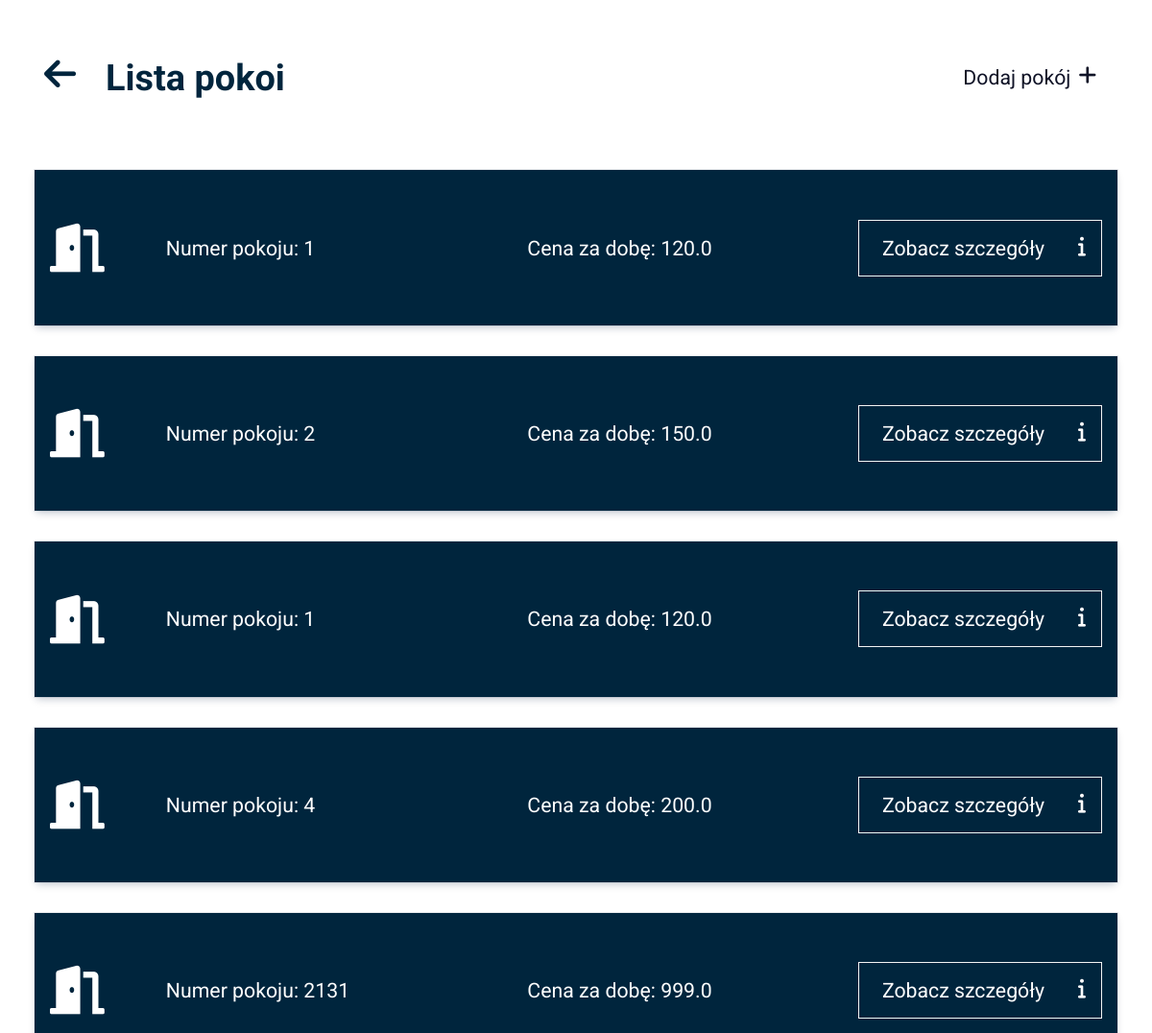
/rooms/, run on the app's committed database.
### myapp/models.py (models this page shows, shortened)
class Room(models.Model):
    price = models.FloatField()
    occupied = models.BooleanField()
    number = models.IntegerField()

### myapp/views.py (the view)
# urls.py: path('rooms/', views.rooms_index, name='rooms'),
def rooms_index(request):
    context = { "rooms": Room.objects.all()} #context, ktory przekazemy do widoku
    return render(request,"myapp/rooms.html",context)

### myapp/templates/myapp/rooms.html
{% extends "myapp/base.html" %} {% block title %} Lista pokoi {% endblock %}
{% block content %}
<div class="actionbar">
  <div class="actionbar--left">
    <div class="actionbar--gridBlock">
      <a href="/"><i class="fas fa-arrow-left greenIcon"></i></a>
      <h1 class="actionbar--header">Lista pokoi</h1>
    </div>
  </div>
  <div class="actionbar--right">
    <a class="btn btn--green" href="{% url 'addNewRoom' %}">
    <i class="fas fa-plus"></i><span class="btn--text">Dodaj pokój</span></a
  >
  </div>
</div>
<div class="content">
  {% for room in rooms %}
  <div
    class="card {% if room.occupied == False %}card--free{% else %}card--occupied{% endif %}"
  >
    <i
      class="fas {% if room.occupied == False %}fa-door-open{% else %}fa-door-closed{% endif %}"
    ></i>
    <p class="card__p">
      <span class="card__text">Numer pokoju: {{room.number}} </span>
    </p>
    <p class="card__p">
  <span class="card__text">Cena za dobę: {{room.price}}</span>
    </p>
    <a
      class="btn {% if room.occupied == False %}card--free btn--primaryBorder btn--width50{% else %}btn--width50 card--occupied btn--secondaryBorder{% endif %}"
      href="{% url 'roomDetails' room.id %}"
      ><i class="fas fa-info"></i><span class="btn--text">Zobacz szczegóły</span></a
    >
  </div>
  {% endfor %}
</div>
{% endblock %}

### myapp/static/css/base/style.css (style rules this page uses)
.actionbar { height: 15vh; width: 94%; display: flex; align-items: center; margin: 0 2.5%; justify-content: space-between; }
.actionbar--left { justify-content: flex-start; }
.actionbar--right { justify-content: flex-end; }
.actionbar--gridBlock { display: grid; grid-template-columns: 4rem 1fr; }
.actionbar--header { color: #00253d; font-size: 2.369rem; padding: 1rem; }
.btn { padding: 1rem; display: flex; text-decoration: none; font-size: 1.33rem; transition: 0.2s all; align-items: flex-start; justify-content: space-between; flex-direction: row-reverse; }
.btn--text { padding: 0 0.5rem 0 0.5rem; }
.btn--width50 { width: 50%; }
.btn--green { color: #101327; }
.btn--primaryBorder { border: 1px solid #f3f4f4; }
.card { display: flex; flex: 100%; max-width: 94%; min-height: 15vh; margin: 1rem 0; padding: 1rem; box-shadow: rgba(9, 30, 66, 0.25) 0px 4px 8px -2px, rgba(9, 30, 66, 0.08) 0px 0px 0px 1px; flex-direction: row; justify-content: center; align-items: center; }
.card > i { font-size: 3.157rem; margin-right: 2rem; }
.card__p { margin: 1.5rem; width: 70%; display: flex; align-items: center; font-size: 1.33rem; }
.card__text { padding-left: 0.5rem; }
.card--free { background-color: #00253d; color: #ffffff; }
.content { display: flex; flex-wrap: wrap; height: 85vh; width: 100%; overflow-y: scroll; justify-content: space-evenly; align-items: flex-start; align-content: flex-start; }
.greenIcon { color: #00253d; font-size: 2.369rem; padding: 1rem; transition: 0.2s all; }
* { top: 0; left: 0; margin: 0; box-sizing: border-box; font-family: "Roboto", sans-serif; }
html { font-size: 16px; }

### data on the page
Room: occupied False (drawn), number "1", price "120.0"
Room: occupied False (drawn), number "2", price "150.0"
Room: occupied False (drawn), number "1", price "120.0"
Room: occupied False (drawn), number "4", price "200.0"
Room: occupied False (drawn), number "2131", price "999.0"
